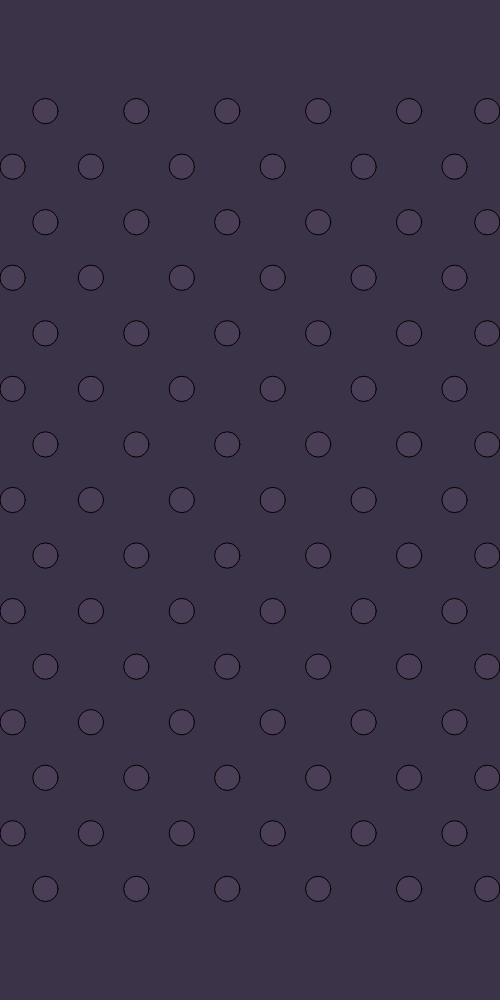
Frame 1 (no input)
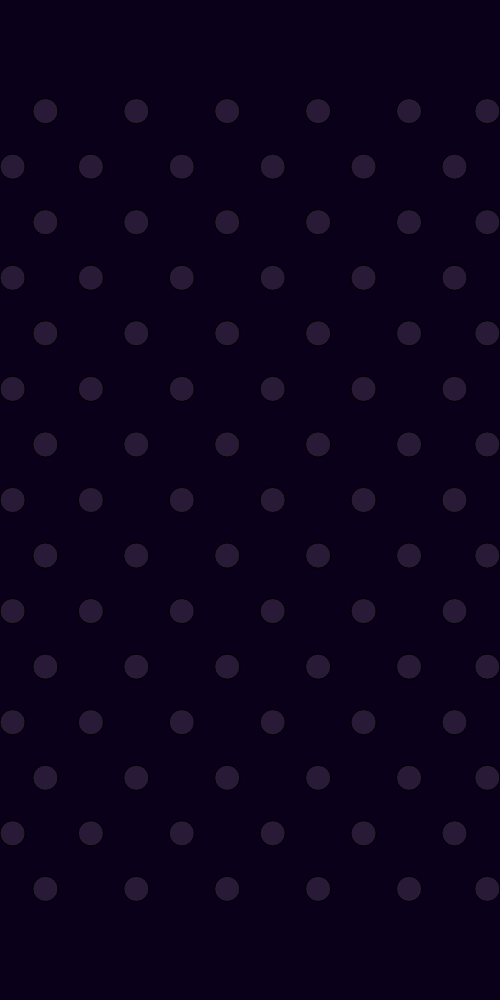
Frame 60 (no input)
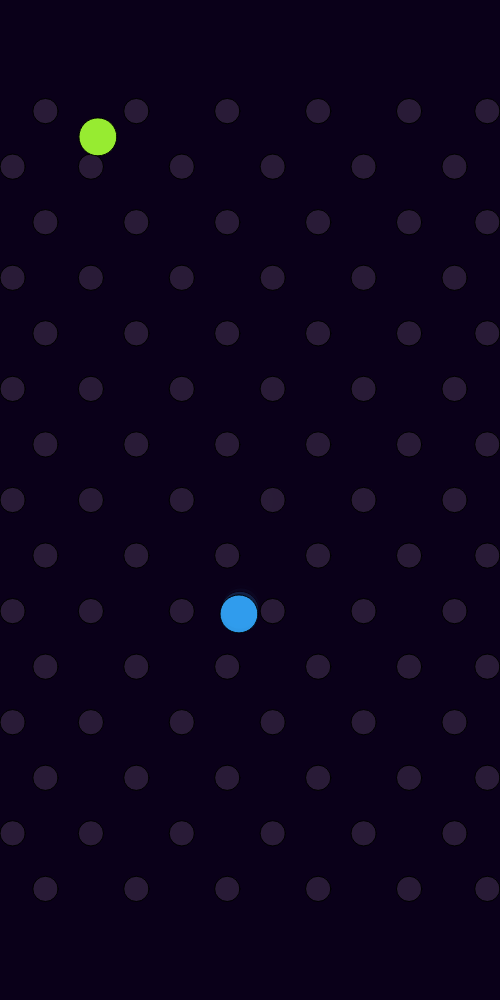
Frame 120 (the mouse pressed at the canvas centre since frame 60)

The p5.js sketch that drew these frames (run headless with seeded random() and noise() and a simulated clock; from frame 60 on, the mouse is pressed at the canvas centre):

// p5.js sketch
// ── sketch.js
// Plinka!
// Like Plinko but worse.

// IMGD 5010 Assignment 5 Noise & Complexity

/*
sources for inspiration and code support:
(1) Coding Train Collision & Resolution Challenge
    https://thecodingtrain.com/challenges/184-elastic-collisions
(2) Collision Checker
    https://editor.p5js.org/mbnelson86/sketches/kpl8np_9P
*/


let agentArray = [];

function setup() {
  createCanvas(500, windowHeight);
  colorMode(HSB);
  
  // add plinka pegs
  let rows = 18;
  let cols = 11; 
  for (let i = 0; i <= rows; i++){
    if(i < 2 || i > 16) {
      // do nothing
    } else {
      for (let j = 0; j <= cols; j++){
        if ( (i + j) % 2 ) { 
          let x = j * width / cols;
          let y = i  *height / rows;
          new plinkaPeg(x, y);
        }
      }
    }
  }
  
  vectorGravity = createVector(0,20);

// end setup()
}

function draw() {
  background(265,100,10,0.8);

// marching orders for agents
  for (let agent of agentArray){
    agent.applyForce(vectorGravity); 
    agent.update();
    agent.edges();
    agent.show();
    for (let other of agentArray){
      if (agent !== other){
          agent.collision(other); 
      }
    }
  }

// add a new plinka puck every second
  if ( frameCount%60 == 0 ){
   new plinkaPuck(frameCount%500, 0);
  }
  
// remove the plinka pucks that fall off
  for ( let i = 0; i < agentArray.length; i++ ){
    if(agentArray[i].vectorPos.y > height + agentArray[i].radius){
      agentArray.splice(i,1);
    }
  }
    
  if(frameCount%180==0){ 
    console.log('@' + frameCount/60 + ' seconds, array length = ' + agentArray.length);
  }

// end draw
}

function plinkaPuck(x,y){
    let mass = 90;
    let radius = sqrt(mass) * 2;
    let vectorPos = createVector(x,y);
    let vectorVel = createVector(random(-1,1), 0);
    let vectorAcc = createVector(0,0);
    let color = [map(vectorPos.x, 0, width, 50, 360), 80, 100, 0.9]; 
    let isStatic = false;
    let agent = new AgentOperations(mass, radius, color, vectorPos, vectorVel, vectorAcc, isStatic);
    agentArray.push(agent);
}

function plinkaPeg(x,y){
    let mass = 40;
    let radius = sqrt(mass) * 2;
    let vectorPos = createVector(x,y);
    let vectorVel = createVector(0,0);
    let vectorAcc = createVector(0,0);
    let color = [275, 25, 50, 0.25];
    let isStatic = true;
    let agent = new AgentOperations(mass, radius, color, vectorPos, vectorVel, vectorAcc, isStatic);
    agentArray.push(agent);
}

function mousePressed() {
  new plinkaPuck(mouseX, mouseY)
}
// ── agentOps.js
class AgentOperations {
  constructor(mass, radius, color, vectorPos, vectorVel, vectorAcc, isStatic){
    this.mass = mass;
    this.radius = radius;
    this.color = color;
    this.vectorPos = vectorPos;
    this.vectorVel = vectorVel;
    this.vectorAcc = vectorAcc;
    this.isStatic = isStatic;
  }
  
  // NEW 03-01 11:26
  // integrating Shiffman's approach
  applyForce(force) {
    let vectorForce = force.copy();
    vectorForce.div(this.mass);
    this.vectorAcc.add(vectorForce);
  }

// NEW 03-01 11:32
// integrating Shiffman's approach
  update() { 
    if (!this.isStatic){
    this.vectorVel.add(this.vectorAcc);
    this.vectorPos.add(this.vectorVel);
    }
    
    this.vectorAcc.mult(0);
  }
  
// NEW 03-01 09:25
// integrating Shiffman's Collision Detection and Resolution
  collision(other){
    // get a snapshot of the collision
    let vectorImpact = p5.Vector.sub(other.vectorPos, this.vectorPos);
    // get the magnitude of the impact (aka distance)
    let d = vectorImpact.mag();
    // check if the shapes overlap 
    if ( d < this.radius + other.radius ) {
      // adjust positions so no overlap
      let overlap = d - ( this.radius + other.radius );
      let direction = vectorImpact.copy();
      direction.setMag(overlap*0.5);
      if (!this.isStatic) this.vectorPos.add(direction);
      if (!other.isStatic) other.vectorPos.add(direction);
      // update magnitude of impact (aka distance)
      vectorImpact.setMag( this.radius + other.radius ); // #TODO check code
      // simplify numerators and denominators
      let massSum = this.mass + other.mass;
      let velocityDiff = p5.Vector.sub(other.vectorVel, this.vectorVel);
      // calc PARTICLE A *this*
      let numerator = velocityDiff.dot(vectorImpact);
      let denominator = massSum * sq(this.radius + other.radius);
      let deltaVA = vectorImpact.copy(); // what's deltaVA?
      deltaVA.mult( ( 2 * other.mass * numerator ) / denominator ); 
      if (!this.isStatic) this.vectorVel.add(deltaVA);
      // calc PARTICLE B *other*
      let deltaVB = vectorImpact.copy();
      deltaVB.mult( ( -2 * this.mass * numerator ) / denominator ) ; 
      if (!other.isStatic) other.vectorVel.add(deltaVB);
    }
  }
  
  edges(){
    // x axis
    if ( this.vectorPos.x > width - this.radius ) {
      this.vectorPos.x = width - this.radius;
      this.vectorVel.x *= -1;
    } else if ( this.vectorPos.x < this.radius ) {
      this.vectorPos.x = this.radius;
      this.vectorVel.x *= -1;
    }
    
    // y axis // plinka has no use for top or bottom bounds
    if ( this.vectorPos.y > height - this.radius ) { 
      // nothing, let them fall off
      // this.vectorPos.y = height - this.radius;
      // this.vectorVel.y *= -1;
    } else if ( this.vectorPos.y < this.radius ) {
      // this.vectorPos.y = this.radius;
      // this.vectorVel.y *= -1;
    }
  }
    
  show() {
    fill(this.color);
    circle(this.vectorPos.x, this.vectorPos.y, this.radius*2);
  }

}
